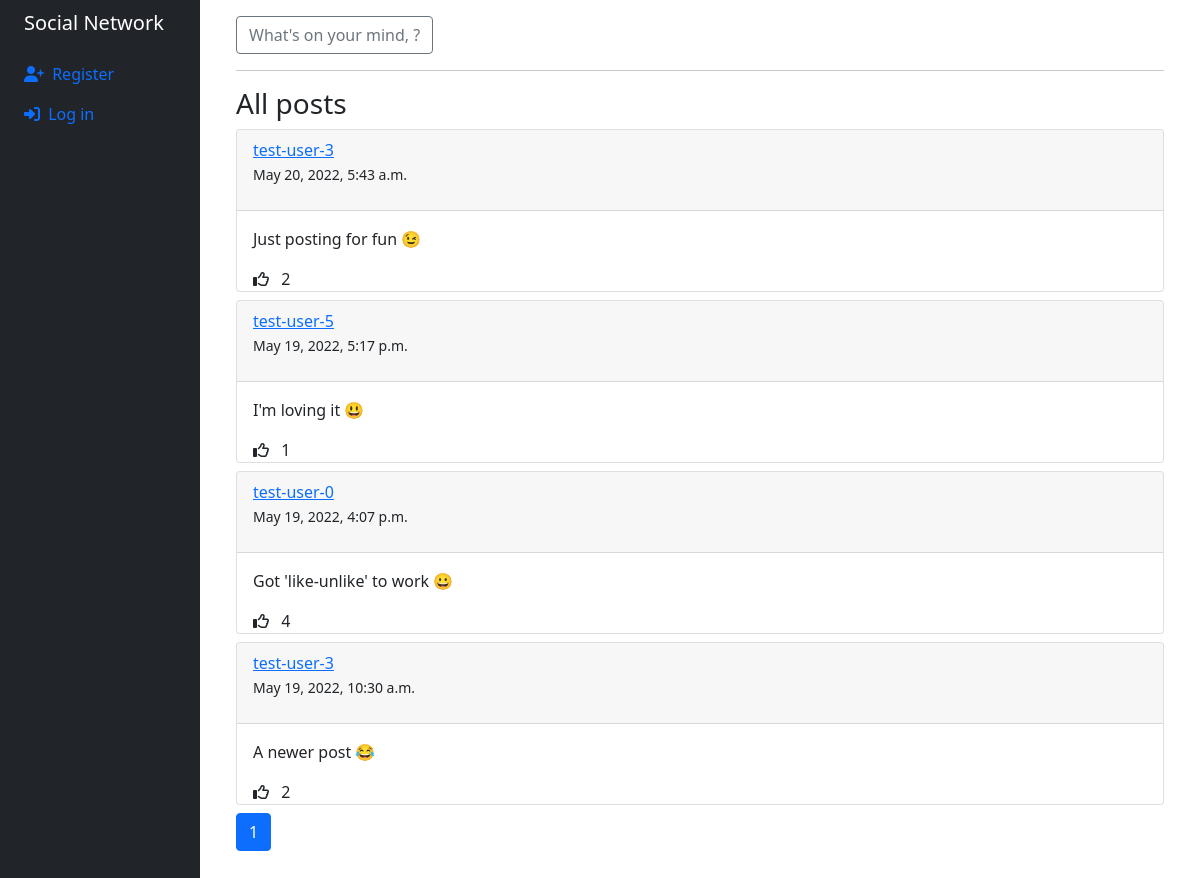
The app's page /, older data.
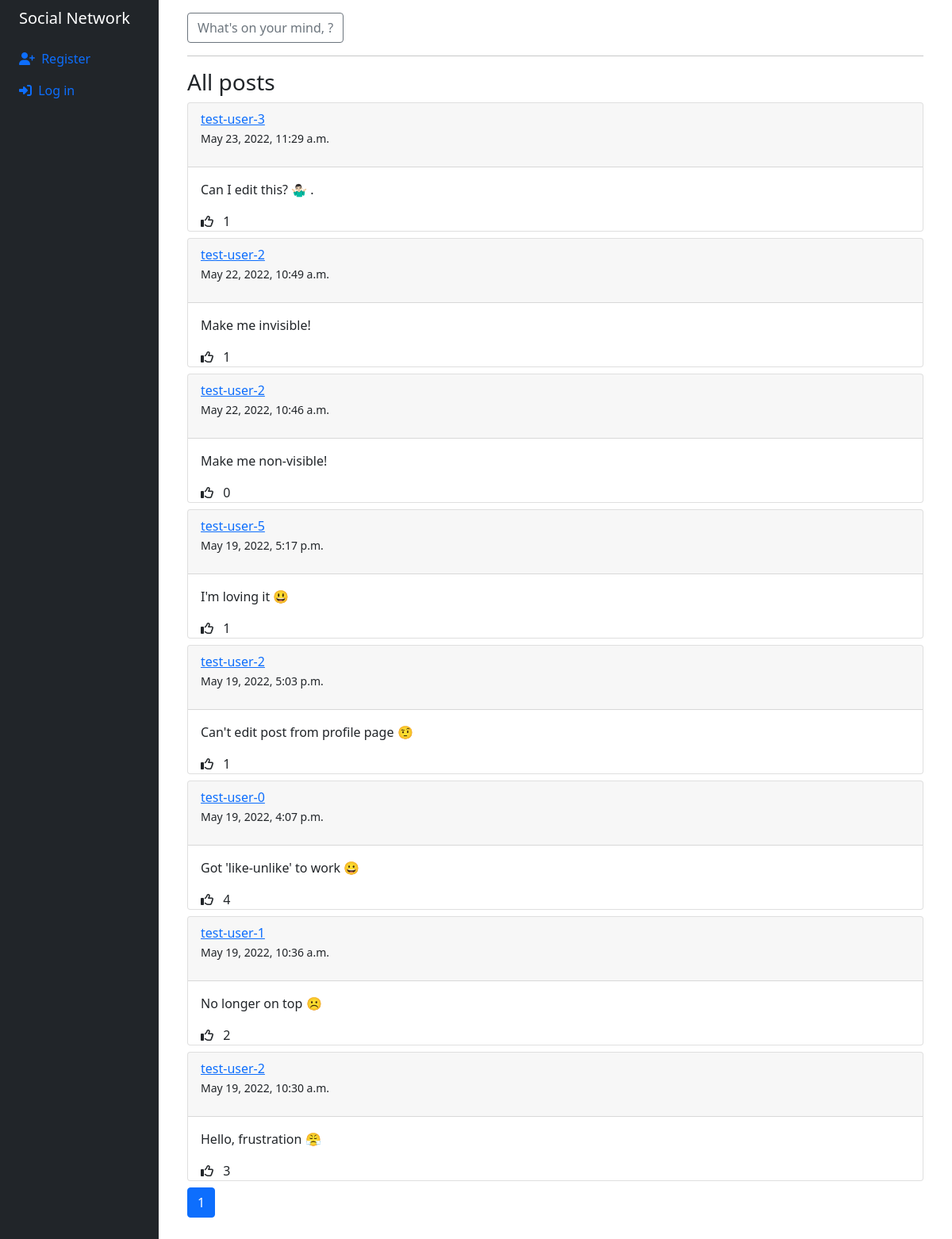
The same page, newer data.
### network/models.py (models this page shows, shortened)
class Post(models.Model):
    author = models.ForeignKey(
        User, on_delete=models.CASCADE, related_name="posts")
    content = models.TextField()
    likes = models.ManyToManyField(User, blank=True)
    created_on = models.DateTimeField(default=timezone.now)
    is_visible = models.BooleanField(default=True)
    class Meta:
        ordering = ["-id"]
    def get_likes(self):
        return self.likes.all().count()

class User(AbstractUser):
    followers = models.ManyToManyField(
        "self", symmetrical=False, related_name="following", blank=True)

### network/views.py (the view, shortened to what this page needs)
# urls.py: path("", views.index, name="index"),
def index(request):
    posts = Post.objects.all().order_by("-created_on")
    page_number = request.GET.get("page", 1)
    paginator = Paginator(posts, 10)
    try:
        page_obj = paginator.page(page_number)
    except PageNotAnInteger:
        page_obj = paginator.page(1)
    except EmptyPage:
        page_obj = paginator.page(paginator.num_pages)
    return render(request, "network/index.html", {"page_obj": page_obj})

### network/templates/network/index.html (shortened to what this page needs)
{% extends "network/layout.html" %}
{% load static %}
{% block body %}
<div class="container">
    <button type="button" class="btn btn-outline-secondary" data-bs-toggle="modal" data-bs-target="#newPostFormModal">
        What's on your mind, {{ request.user.username }}?
    </button>
    <hr>
    <h3>All posts</h3>
    {% for post in page_obj %}
    {% if post.is_visible %}
    <div class="card my-2">
        <div class="card-header">
            <a href="{% url 'profile' post.author.id %}">{{ post.author }}</a>
            <p><small>{{ post.created_on }}</small></p>
        </div>
        <div class="card-body" data-parent-id="{{ post.id }}">
            <p class="card-text" id="content-{{ post.id }}">{{ post.content }}</p>
        </div>
        <div class="mx-2">
            <span class="like mx-2">
                <i data-id="{{ post.id }}" {% if request.user in post.likes.all %} class="fas fa-thumbs-up"
                    data-action="unlike" {% else %} class="far fa-thumbs-up" data-action="like" {% endif %}></i>
            </span>
            <span id="likes-count-{{ post.id }}">{{ post.get_likes }}</span>
        </div>
    </div>
    {% endif %}
    {% endfor %}
    <nav aria-label="Page navigation example">
        <ul class="pagination">
            {% for i in page_obj.paginator.page_range %}
            {% if page_obj.number == i %}
            <li class="page-item active" aria-current="page">
                <span class="page-link">
                    {{ i }}
                </span>
            </li>
            {% else %}
            <li class="page-item"><a class="page-link" href="?page={{ i }}">{{ i }}</a></li>
            {% endif %}
            {% endfor %}
        </ul>
    </nav>
</div>
{% endblock %}

Row changes from the older to the newer data that the page shows:
no longer on this page (row edited): Post: author "test-user-3", created_on "May 20, 2022, 5:43 a.m.", content "Just posting for fun 😉", get_likes "2"
no longer on this page (row edited): Post: author "test-user-3", created_on "May 19, 2022, 10:30 a.m.", content "A newer post 😂", get_likes "2"
added Post: author "test-user-3", created_on "May 23, 2022, 11:29 a.m.", content "Can I edit this? 🤷🏻‍♂️ .", get_likes "1"
now on this page (row edited): Post: author "test-user-2", created_on "May 22, 2022, 10:49 a.m.", content "Make me invisible!", get_likes "1"
now on this page (row edited): Post: author "test-user-2", created_on "May 22, 2022, 10:46 a.m.", content "Make me non-visible!", get_likes "0"
now on this page (row edited): Post: author "test-user-2", created_on "May 19, 2022, 5:03 p.m.", content "Can't edit post from profile page 🤨", get_likes "1"
now on this page (row edited): Post: author "test-user-1", created_on "May 19, 2022, 10:36 a.m.", content "No longer on top ☹️", get_likes "2"
now on this page (row edited): Post: author "test-user-2", created_on "May 19, 2022, 10:30 a.m.", content "Hello, frustration 😤", get_likes "3"
